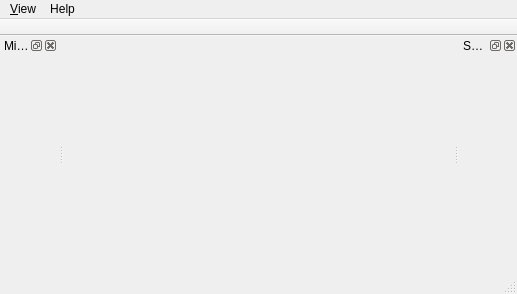
<?xml version="1.0" encoding="UTF-8"?>
<ui version="4.0">
 <class>MainWindow</class>
 <widget class="QMainWindow" name="MainWindow">
  <property name="geometry">
   <rect>
    <x>0</x>
    <y>0</y>
    <width>517</width>
    <height>294</height>
   </rect>
  </property>
  <property name="windowTitle">
   <string>NetSimulator</string>
  </property>
  <property name="windowIcon">
   <iconset>
    <normaloff>../res/andian.ico</normaloff>../res/andian.ico</iconset>
  </property>
  <widget class="GraphicsWidget" name="graphicsWidget"/>
  <widget class="QMenuBar" name="menuBar">
   <property name="geometry">
    <rect>
     <x>0</x>
     <y>0</y>
     <width>517</width>
     <height>23</height>
    </rect>
   </property>
   <widget class="QMenu" name="viewMenu">
    <property name="title">
     <string>&amp;View</string>
    </property>
   </widget>
   <widget class="QMenu" name="helpMenu">
    <property name="title">
     <string>Help</string>
    </property>
    <addaction name="actionAbout"/>
   </widget>
   <addaction name="viewMenu"/>
   <addaction name="helpMenu"/>
  </widget>
  <widget class="QToolBar" name="mainToolBar">
   <property name="movable">
    <bool>false</bool>
   </property>
   <property name="floatable">
    <bool>false</bool>
   </property>
   <attribute name="toolBarArea">
    <enum>TopToolBarArea</enum>
   </attribute>
   <attribute name="toolBarBreak">
    <bool>false</bool>
   </attribute>
  </widget>
  <widget class="QStatusBar" name="statusBar"/>
  <widget class="QDockWidget" name="viewSettings_dw">
   <property name="windowTitle">
    <string>Settings</string>
   </property>
   <attribute name="dockWidgetArea">
    <number>2</number>
   </attribute>
   <widget class="ViewSettingsWidget" name="viewSettings_w"/>
  </widget>
  <widget class="QDockWidget" name="minimap_dw">
   <property name="windowTitle">
    <string>Minimap</string>
   </property>
   <attribute name="dockWidgetArea">
    <number>1</number>
   </attribute>
   <widget class="MinimapView" name="minimap"/>
  </widget>
  <action name="actionAbout">
   <property name="text">
    <string>About</string>
   </property>
  </action>
  <action name="actionConfig">
   <property name="text">
    <string>Channel Config</string>
   </property>
  </action>
 </widget>
 <layoutdefault spacing="6" margin="11"/>
 <customwidgets>
  <customwidget>
   <class>ViewSettingsWidget</class>
   <extends>QWidget</extends>
   <header>ViewSettingsWidget.h</header>
   <container>1</container>
  </customwidget>
  <customwidget>
   <class>GraphicsWidget</class>
   <extends>QWidget</extends>
   <header>GraphicsWidget.h</header>
   <container>1</container>
  </customwidget>
  <customwidget>
   <class>MinimapView</class>
   <extends>QWidget</extends>
   <header>MinimapView.h</header>
   <container>1</container>
  </customwidget>
 </customwidgets>
 <resources/>
 <connections/>
</ui>
